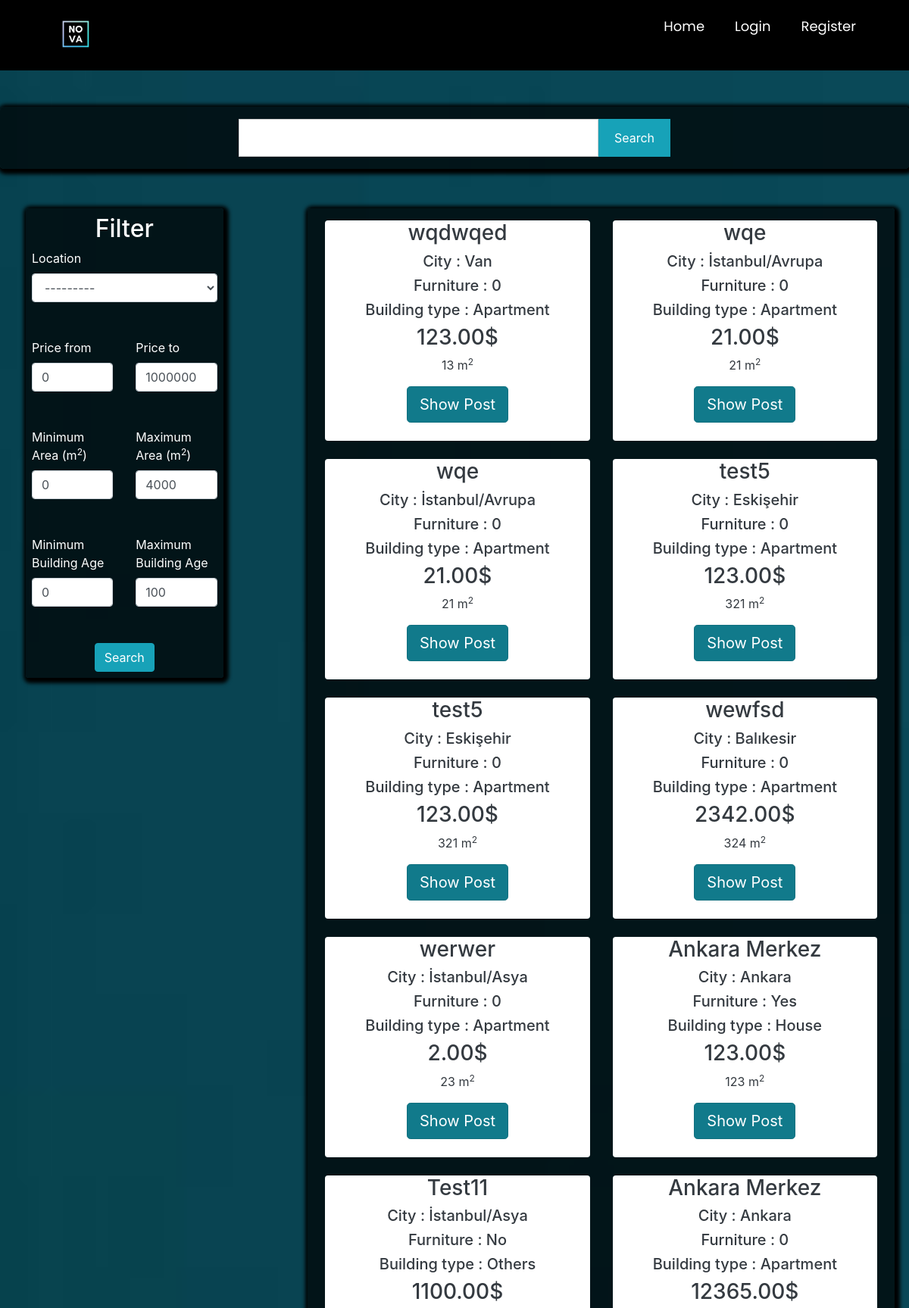
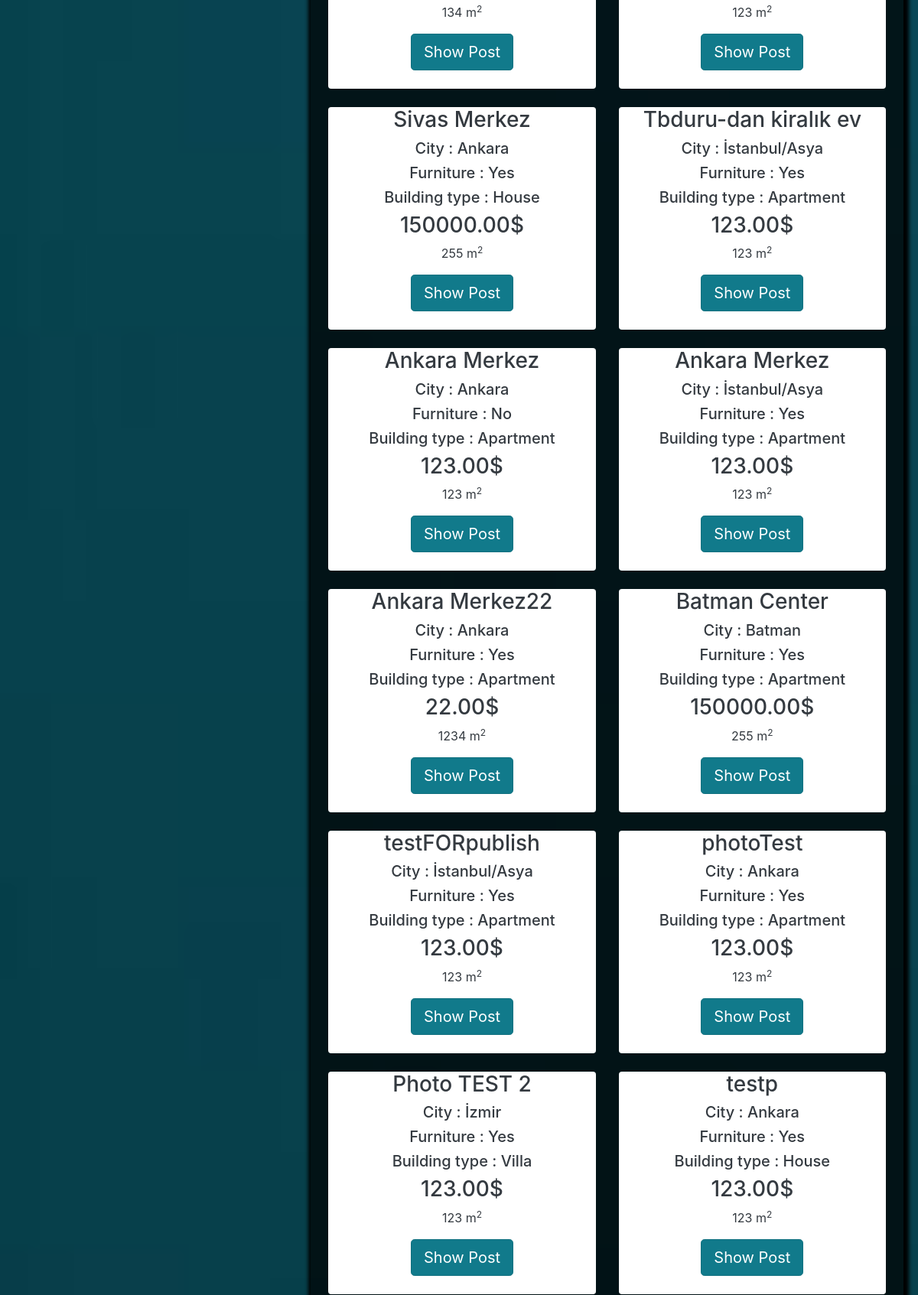
Screenshot of /postlistings/forsale (upper part) with the database file from the repository (2 pictures, top to bottom).
### main/models.py (models this page shows, shortened)
class Post(models.Model):
    ouruser = models.ForeignKey(ourUser, null=True, on_delete=models.CASCADE)
    post_title = models.CharField(max_length=255,null=True)
    post_description = models.TextField()
    price = models.DecimalField(decimal_places=2 , max_digits=12)
    location = models.CharField(max_length=255,null=True,choices=city)
    postType = models.CharField(choices=RorS , max_length=50, null=True , default='For Sale')
    floor = models.DecimalField(decimal_places=0 , max_digits=3 ,null=True)
    building_age = models.DecimalField(decimal_places=0, max_digits=2 , null=True)
    area = models.DecimalField(decimal_places=0,max_digits=4 ,null=True)
    isFurniture = models.CharField(choices=Furniture ,null=True,max_length=50,default="No")
    building_type = models.CharField(choices=b_types ,null=True ,max_length=50)

### main/views.py (the view)
# urls.py: path('postlistings/<str:RoS>',views.postlistings, name="postlistings" ),
def postlistings(request,RoS):
    if RoS == 'forsale':
        cu = Post.objects.all().filter(postType='For Sale')
    elif RoS =='forrent':
        cu = Post.objects.all().filter(postType='For Rent')
    query = request.GET.get('query')
    price_from = request.GET.get('price_from',0)
    price_to = request.GET.get('price_to', 1000000000)
    min_area = request.GET.get('min_area', 0)
    max_area = request.GET.get('max_area', 4000)
    min_age = request.GET.get('min_age', 0)
    max_age = request.GET.get('max_age', 100)
    if query != None:
        print("sadasdas")
        cu = cu.filter(Q(post_title__icontains = query) | Q(location__icontains = query)| Q(area__icontains = query)| Q(building_type__icontains = query))
    else:
        query = ""
    cu = cu.filter(price__gte =price_from).filter(price__lte=price_to)
    cu = cu.filter(area__gte=min_area).filter(area__lte=max_area)
    cu = cu.filter(building_age__gte=min_age).filter(building_age__lte=max_age)
    myFilter = PostFilter(request.GET , queryset=cu)
    cu = myFilter.qs
    context = {
        'cu': cu,
        'RoS': RoS,
        'price_from':price_from,
        'price_to':price_to,
        'min_area':min_area,
        'max_area':max_area,
        'min_age': min_age,
        'max_age': max_age,
        'myFilter': myFilter,
        'query':query,
    }
    return render(request, 'main/postlistings.html' , context )

### main/templates/main/postlistings.html (shortened to what this page needs)
{% extends 'main/mainpage.html' %}
{% load widget_tweaks %}
{% load static %}
{% block content %}
<head>
    <link rel="stylesheet" href="https://maxcdn.bootstrapcdn.com/bootstrap/4.0.0/css/bootstrap.min.css"
>
</head>
<form action="{% url 'postlistings' RoS %}" method="get">
    <section class="search-sec p-3 my-5">
        <div class="container">
                <div class="row justify-content-center text-white">
                    <div class="col-lg-12">
                        <div class="row justify-content-center">
                            <div class=" col-lg-5 col-md-5 col-sm-12 p-0">
                                <input type="text" name="query" class="form-control search-slt" value="{{ query }}">
                            </div>
                            <div class="col-lg-1 col-md-1 col-sm-12 p-0">
                                <button onclick="document.getElementById('primarybutton').click()" type="button" class="btn btn-info wrn-btn" id="uselessbutton">Search</button>
                            </div>
                        </div>
                    </div>
                </div>
        </div>
    </section>
<div class="container p-1 my-1 text-white rounded">
    <div class="row blog">
        <div class="col-md-3 ">
                <div class="rounded p-2"
                     style="background-color: rgba(0,0,0,0.7) ; box-shadow: 2px 2px 5px 5px #000000">
                    <center><h2 class="is-size-5">Filter</h2></center>
                    <div class="row">
                        <div class="col-md-12">
                            <label>Location</label>
                            <center>{% render_field myFilter.form.location class="form-control" %}</center>
                        </div>
                    </div>
                    <br><br>
                    <div class="row ">
                        <div class="col-md-6">
                            <label>Price from</label>
                            <input type="number" name="price_from" class="form-control" value="{{ price_from }}" min="0"
                                   max="1000000000" required>
                        </div>
                        <div class="col-md-6">
                            <label>Price to</label>
                            <input type="number" name="price_to" class="form-control" value="{{ price_to }}" min="0"
                                   max="1000000000" required>
                        </div>
                    </div>
                    <br><br>
                    <div class="row ">
                        <div class="col-md-6">
                            <label>Minimum Area (m<sup>2</sup>)</label>
                            <input type="number" name="min_area" class="form-control" value="{{ min_area }}" min="0"
                                   max="4000" required>
                        </div>
                        <div class="col-md-6">
                            <label>Maximum Area (m<sup>2</sup>)</label>
                            <input type="number" name="max_area" class="form-control" value="{{ max_area }}" min="0"
                                   max="4000" required>
                        </div>
                    </div>
                    <br><br>
                    <div class="row ">
                        <div class="col-md-6">
                            <label>Minimum Building Age </label>
                            <input type="number" name="min_age" class="form-control" value="{{ min_age }}" min="0"
                                   max="100" required>
                        </div>
                        <div class="col-md-6">
                            <label>Maximum Building Age </label>
                            <input type="number" name="max_age" class="form-control" value="{{ max_age }}" min="0"
                                   max="100" required>
                        </div>
                    </div>
                    <br><br>
                    <center>
                        <button class="btn btn-info" id="primarybutton">Search</button>
                    </center>
                </div>
        </div>
        <div class="col-md-1">
            <br>
        </div>
        <div class="col-md-8 rounded" style=" box-shadow: 2px 2px 5px 5px #000000;background-color: rgba(0,0,0,0.7)">
            <div class="row p-2 my-2">
                {% if cu %}
                {% for i in cu %}
                <div class="col-md-6 ">
                    <div class="container-fluid bg-white rounded text-dark" style="text-align:center;">
                        <h3>{{ i.post_title }}</h3>
                        <h5>City : {{ i.location }}</h5>
                        <h5>Furniture : {{ i.isFurniture }}</h5>
                        <h5>Building type : {{ i.building_type }}</h5>
                        <h3>{{ i.price }}$</h3>
                        <p class="descroption">{{i.area}} m<sup>2</sup></p>
                        <a href="{% url 'product_details' i.id %}" class="btn btn-info btn-lg active" role="button"
                           aria-pressed="true">Show Post</a>
                        <br><br>
                    </div>
                    <br>
                </div>
                {% endfor %}
                {%else%}
                <h3>No related search results are available...</h3>
                {% endif %}
            </div>
        </div>
    </div>
</div>
</form>
{% endblock %}

### main/templates/main/postlistings.html (style rules this page uses)
.wrn-btn { width: 100%; font-size: 16px; font-weight: 400; text-transform: capitalize; height: calc(3rem + 2px) !important; border-radius:0; }
.search-sec { position: relative; background-color: rgba(0,0,0,0.7) !important; justify-content: center; box-shadow: 2px 2px 5px 5px #000000; border-radius: 5px; }
.search-slt { display: block; width: 100%; font-size: 0.875rem; line-height: 1.5; color: #55595c; background-color: #fff; background-image: none; border: 1px solid #ccc; height: calc(3rem + 2px) !important; border-radius:0; }

### main/templates/main/mainpage.html (style rules this page uses)
body.g { background-image: url('/static/images/wallpaper.jpg'); background-size: cover; background-repeat: no-repeat; background-attachment: fixed; }
.show, .icon, input { display: none; }

### rows the page displays
Post: post_title "wqdwqed", location "Van", isFurniture "0", building_type "Apartment", price "123.00", area "13"
Post: post_title "wqe", location "İstanbul/Avrupa", isFurniture "0", building_type "Apartment", price "21.00", area "21"
Post: post_title "wqe", location "İstanbul/Avrupa", isFurniture "0", building_type "Apartment", price "21.00", area "21"
Post: post_title "test5", location "Eskişehir", isFurniture "0", building_type "Apartment", price "123.00", area "321"
Post: post_title "test5", location "Eskişehir", isFurniture "0", building_type "Apartment", price "123.00", area "321"
Post: post_title "wewfsd", location "Balıkesir", isFurniture "0", building_type "Apartment", price "2342.00", area "324"
Post: post_title "werwer", location "İstanbul/Asya", isFurniture "0", building_type "Apartment", price "2.00", area "23"
Post: post_title "Ankara Merkez", location "Ankara", isFurniture "Yes", building_type "House", price "123.00", area "123"
Post: post_title "Test11", location "İstanbul/Asya", isFurniture "No", building_type "Others", price "1100.00", area "134"
Post: post_title "Ankara Merkez", location "Ankara", isFurniture "0", building_type "Apartment", price "12365.00", area "123"
Post: post_title "Sivas Merkez", location "Ankara", isFurniture "Yes", building_type "House", price "150000.00", area "255"
Post: post_title "Tbduru-dan kiralık ev", location "İstanbul/Asya", isFurniture "Yes", building_type "Apartment", price "123.00", area "123"
Post: post_title "Ankara Merkez", location "Ankara", isFurniture "No", building_type "Apartment", price "123.00", area "123"
Post: post_title "Ankara Merkez", location "İstanbul/Asya", isFurniture "Yes", building_type "Apartment", price "123.00", area "123"
Post: post_title "Ankara Merkez22", location "Ankara", isFurniture "Yes", building_type "Apartment", price "22.00", area "1234"
Post: post_title "Batman Center", location "Batman", isFurniture "Yes", building_type "Apartment", price "150000.00", area "255"
Post: post_title "testFORpublish", location "İstanbul/Asya", isFurniture "Yes", building_type "Apartment", price "123.00", area "123"
Post: post_title "photoTest", location "Ankara", isFurniture "Yes", building_type "Apartment", price "123.00", area "123"
Post: post_title "Photo TEST 2", location "İzmir", isFurniture "Yes", building_type "Villa", price "123.00", area "123"
Post: post_title "testp", location "Ankara", isFurniture "Yes", building_type "House", price "123.00", area "123"
